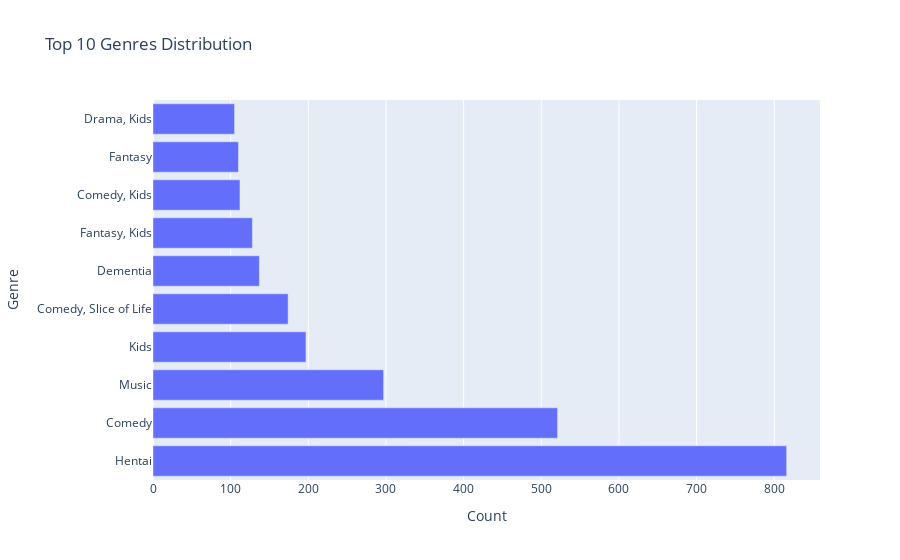

Here is the notebook cell this chart was saved with:
### Code cell
top_genres = df['genre'].value_counts().index[:10]
genre_counts = df['genre'].value_counts().head(10)

fig = px.bar(x=genre_counts, y=top_genres, orientation='h',
             labels={'x': 'Count', 'y': 'Genre'},
             title='Top 10 Genres Distribution')
fig.show()

### Figure 1 — Plotly figure (JSON) as saved in the notebook; plotly's stock layout.template omitted (floating-point values rounded to 4 significant figures)
{"data": [{"hovertemplate": "Count=%{x}<br>Genre=%{y}<extra></extra>", "legendgroup": "", "marker": {"color": "#636efa", "pattern": {"shape": ""}}, "name": "", "orientation": "h", "showlegend": false, "textposition": "auto", "type": "bar", "x": [816, 521, 297, 197, 174, 137, 128, 112, 110, 105], "xaxis": "x", "y": ["Hentai", "Comedy", "Music", "Kids", "Comedy, Slice of Life", "Dementia", "Fantasy, Kids", "Comedy, Kids", "Fantasy", "Drama, Kids"], "yaxis": "y"}], "layout": {"barmode": "relative", "legend": {"tracegroupgap": 0}, "title": {"text": "Top 10 Genres Distribution"}, "xaxis": {"anchor": "y", "domain": [0, 1], "title": {"text": "Count"}}, "yaxis": {"anchor": "x", "domain": [0, 1], "title": {"text": "Genre"}}}}
